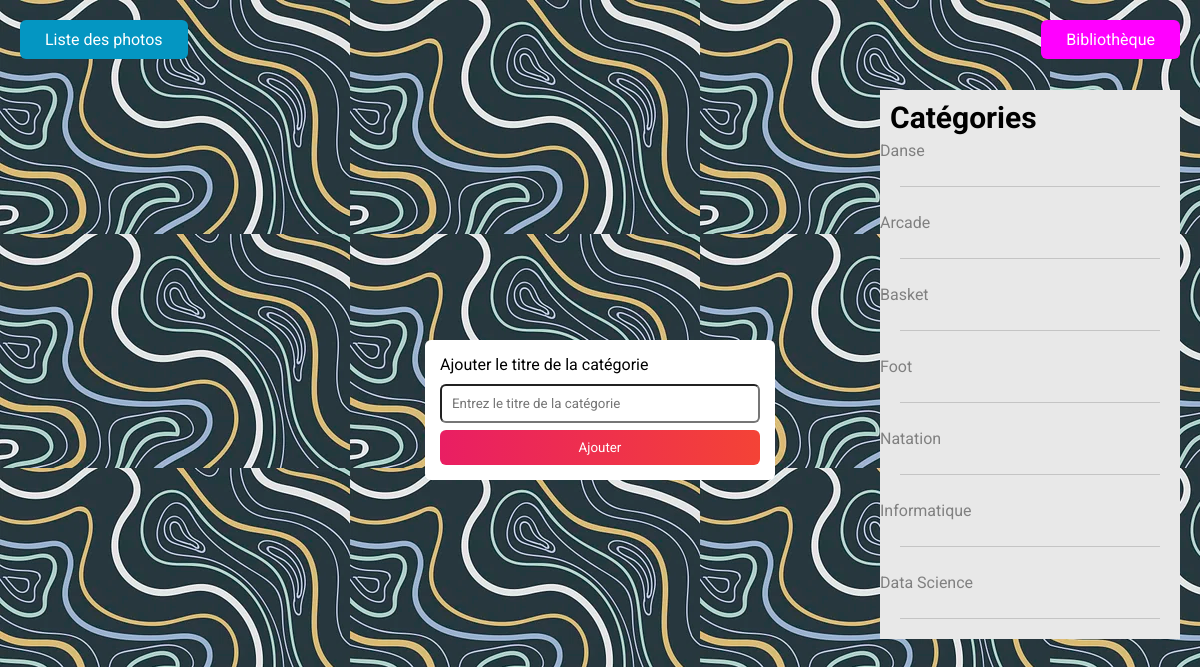
/categorie, run on the app's committed database.
### app/models.py (models this page shows, shortened)
class Category(db.Model):
    __tablename__ = 'categories'
    id = db.Column(db.Integer, primary_key=True)
    name_categorie = db.Column(db.String(255), nullable=False)
    articles = relationship('Articles', back_populates='categorie')

### app/routes.py (the view, shortened to what this page needs)
@login_required
@app.route('/categorie', methods=['GET', 'POST'])
def categorie():
    message = ''
    ajouts = Category.query.all()
    return render_template('categorie.html', message=message, ajouts=ajouts)

### app/templates/categorie.html (shortened to what this page needs)
<!DOCTYPE html>
<html lang="en">
<head>
</head>
<body>
    <a href="{{ url_for('liste') }}" class="link">Liste des photos</a>
    <a href="{{ url_for('index') }}" class="linko">Bibliothèque</a>
    <aside class="sidebar">
        <h4 class="sidebar-title">Catégories</h4>
        <ul>
            {% for ajout in ajouts %}
                <li><a href="">{{ ajout.name_categorie }}</a></li>
                <hr />
            {% endfor %}
        </ul>
    </aside>
    <form action="" method="POST" enctype="multipart/form-data">
        <label for="name_categorie">Ajouter le titre de la catégorie</label>
        <input type="text" id="name_categorie" name="name_categorie" placeholder="Entrez le titre de la catégorie">
        <input type="submit" value="Ajouter" name="send">
    </form>
</body>
</html>

### app/templates/categorie.html (style rules this page uses)
* { margin: 0; padding: 0; box-sizing: border-box; font-family: 'Roboto', sans-serif; }
body { display: flex; align-items: center; justify-content: center; min-height: 100vh; background-color: #0d0024; position: relative; flex-direction: column; background-image:url(/images/togo.png); }
.link { position: absolute; top: 20px; left: 20px; background-color: #0496c2; text-decoration: none; padding: 10px 25px; border-radius: 6px; color: #fff; }
.linko { position: absolute; top:20px ; right: 20px; background-color: magenta; text-decoration: 0; padding: 10px 25px; border-radius: 6px; color: #fff; }
form { background-color: #fff; display: flex; flex-direction: column; padding: 15px; border-radius: 6px; width: 350px; }
label { margin-bottom: 10px; }
input , textarea { margin-bottom: 7px; padding: 10px; resize: none; outline: 0; border-radius: 6px; }
input[type="submit"] { margin-bottom: 0; background-image: linear-gradient(to right , #e91e63 ,#f44336); color: #fff; border: 0; }
.sidebar-title { font-size: 30px; margin: 0 10px; }
.sidebar-title:first-child { margin-top: 10px; }
.sidebar { background: #E8E8E8; float: right; width: 300px; z-index: 1; position: relative; }
.sidebar a { text-decoration: none; color: gray; }
.sidebar ul { list-style: none; }
.sidebar li { padding: 6px 0; }
hr { border: none; background: #c4c4c4; height: 1px; margin: 20px; }
.sidebar { position: absolute; top: 90px ; right: 20px; }

### data on the page
Category: name_categorie "Danse"
Category: name_categorie "Arcade"
Category: name_categorie "Basket"
Category: name_categorie "Foot"
Category: name_categorie "Natation"
Category: name_categorie "Informatique"
Category: name_categorie "Data Science"
